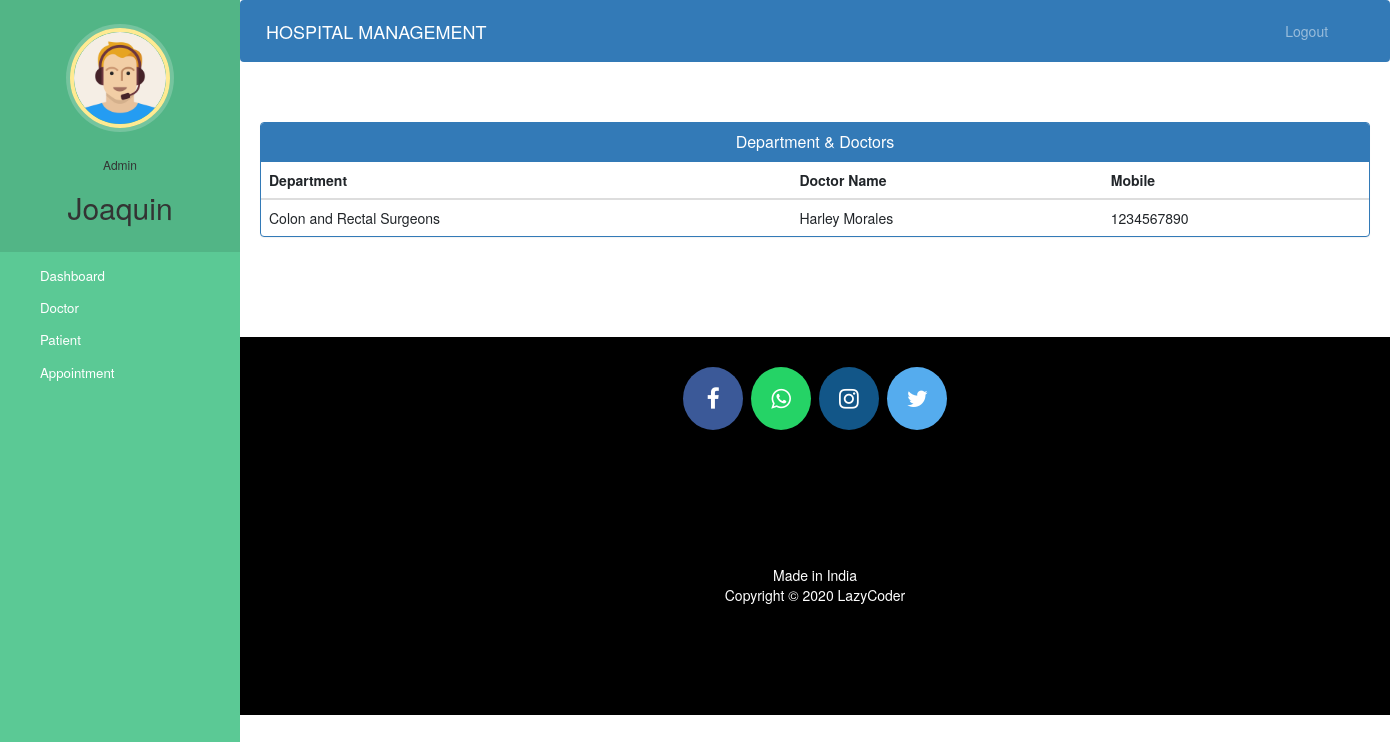
Screenshot of /admin-view-doctor-specialisation (signed in) with the database file from the repository.
### hospital/models.py (models this page shows, shortened)
class Doctor(models.Model):
    user=models.OneToOneField(User,on_delete=models.CASCADE)
    profile_pic= models.ImageField(upload_to='profile_pic/DoctorProfilePic/',null=True,blank=True)
    address = models.CharField(max_length=40)
    mobile = models.CharField(max_length=20,null=True)
    department= models.CharField(max_length=50,choices=departments,default='Cardiologist')
    status=models.BooleanField(default=False)
    @property
    def get_name(self):
        return self.user.first_name+" "+self.user.last_name

### hospital/views.py (the view)
# urls.py: path('admin-view-doctor-specialisation',views.admin_view_doctor_specialisation_view,name='admin-view-doctor-specialisation'),
@login_required(login_url='adminlogin')
@user_passes_test(is_admin)
def admin_view_doctor_specialisation_view(request):
    doctors=models.Doctor.objects.all().filter(status=True)
    return render(request,'hospital/admin_view_doctor_specialisation.html',{'doctors':doctors})

### hospital/views.py (called while the page is built)
def is_admin(user):
    return user.groups.filter(name='ADMIN').exists()

### templates/hospital/admin_view_doctor_Specialisation.html (shortened to what this page needs)
{% extends 'hospital/admin_base.html' %}
{% block content %}
<head>
  <link href="//netdna.bootstrapcdn.com/bootstrap/3.0.0/css/bootstrap.min.css" rel="stylesheet" id="bootstrap-css">
</head>
<div class="container">
  <div class="panel panel-primary">
    <div class="panel-heading">
      <h6 class="panel-title">Department & Doctors</h6>
    </div>
    <table class="table table-hover" id="dev-table">
      <thead>
        <tr>
          <th>Department</th>
          <th>Doctor Name</th>
          <th>Mobile</th>
        </tr>
      </thead>
      {% for d in doctors %}
      <tr>
        <td>{{d.department}}</td>
        <td> {{d.get_name}}</td>
        <td>{{d.mobile}}</td>
      </tr>
      {% endfor %}
    </table>
  </div>
</div>
{% endblock content %}

### templates/hospital/admin_base.html (shortened to what this page needs)
<!DOCTYPE html>
{% load static %}
<html lang="en">
<head>
  <link rel="stylesheet" href="https://stackpath.bootstrapcdn.com/bootstrap/4.3.1/css/bootstrap.min.css">
  <link rel="stylesheet" href="https://maxcdn.bootstrapcdn.com/font-awesome/4.7.0/css/font-awesome.min.css">
  <link rel="stylesheet" href="{% static '/style.css' %}">
</head>
<body>
  <nav class="menu" tabindex="0">
    <header class="avatar">
      <img src="{% static "images/adminpropic.png" %}" />
      <br><br>
      <h6>Admin</h6>
      <h2>{{request.user.first_name}}</h2>
    </header>
    <ul>
      <li tabindex="0" class="icon-dashboard"> <a style="color:white; text-decoration:none;" href="/admin-dashboard"><span>Dashboard</span></a> </li>
      <li tabindex="0" class="icon-customers"> <a style="color:white; text-decoration:none;" href="/admin-doctor"><span>Doctor</span></a></li>
      <li tabindex="0" class="icon-users"> <a style="color:white; text-decoration:none;" href="/admin-patient"><span>Patient</span></a></li>
      <li tabindex="0" class="icon-calendar"> <a style="color:white; text-decoration:none;" href="/admin-appointment"><span>Appointment</span></a></li>
    </ul>
  </nav>
  <main>
    <div class="bs-example">
      <nav class="navbar navbar-expand-md  navbar-dark fixed-top" style="background:#337AB7;">
        <a href="/admin-dashboard" class="navbar-brand">HOSPITAL MANAGEMENT</a>
        <div class="collapse navbar-collapse justify-content-between" id="navbarCollapse">
          <div class="navbar-nav" style=" margin-left: 90%;">
            <a href="/logout" class="nav-item nav-link">Logout</a>
          </div>
        </div>
      </nav>
    </div>
    <br><br>
    {% block content %}
    {% endblock content %}
    <br><br><br><br>
    <footer>
      <p>
        <a id="ftr" href="https://facebook.com/sumit.luv/" class="fa fa-facebook"></a>
        <a id="ftr" href="https://api.whatsapp.com/send?phone=919572181024&text=Hello%20Sumit.%0d%0aHow%20are%20you%20%3f%0d%0aI%20came%20from%20your%20website.&source=&data=#" class="fa fa-whatsapp"></a>
        <a id="ftr" href="https://instagram.com/sumit.luv" class="fa fa-instagram"></a>
        <a id="ftr" href="https://twitter.com/sumitkumar1503" class="fa fa-twitter"></a>
      </p>
      <br>
      <div class="container">
        <div class="row">
          <div class="col-md-12 col-sm-12">
            <div style="color:#ffffff;" class="wow fadeInUp footer-copyright">
              <p>Made in India <br>
                Copyright &copy; 2020 LazyCoder </p>
            </div>
          </div>
        </div>
      </div>
    </footer>
  </main>
</body>
</html>

### static/style.css (style rules this page uses)
body { padding-left: 240px; }
main { position: relative; height: 100vh; }
.menu { background: #5bc995; height: 100vh; width: 240px; position: fixed; top: 0px; left: 0; z-index: 5; outline: none; }
.menu .avatar { background: rgba(0, 0, 0, 0.1); padding: 2em 0.5em; text-align: center; }
.menu .avatar img { width: 100px; border-radius: 50%; overflow: hidden; border: 4px solid #ffea92; box-shadow: 0 0 0 4px rgba(255, 255, 255, 0.2); }
.menu .avatar h2 { font-weight: normal; margin-bottom: 0; }
.menu ul { list-style: none; padding: 0.5em 0; margin: 0; }
.menu ul li { padding: 0.5em 1em 0.5em 3em; font-size: 0.95em; font-weight: regular; background-repeat: no-repeat; background-position: left 15px center; background-size: auto 20px; transition: all 0.15s linear; cursor: pointer; }
.menu ul li.icon-dashboard { background-image: url("http://www.entypo.com/images//gauge.svg"); }
.menu ul li.icon-customers { background-image: url("http://www.entypo.com/images//briefcase.svg"); }
.menu ul li.icon-users { background-image: url("http://www.entypo.com/images//users.svg"); }
.menu ul li.icon-calendar { background-image: url("http://www.entypo.com/images//calendar.svg"); }

### templates/hospital/admin_base.html (style rules this page uses)
a:link { text-decoration: none; }
a { color: white; }
footer { padding: 0px 0px 0px 0px; background-color: black; margin: 0px; }
#ftr { padding: 20px; }
.fa { font-size: 23px; width: 60px; text-align: center; text-decoration: none; margin: 5px 2px; border-radius: 50%; }
.fa-facebook { background: #3B5998; color: white; margin-top: 30px; }
.fa-whatsapp { background: #25d366; color: white; }
.fa-twitter { background: #55ACEE; color: white; }
.fa-instagram { background: #125688; color: white; }
p { text-align: center; }
body { padding-left: 240px; }
main { position: relative; height: 100vh; }
.menu { background: #5bc995; height: 100vh; width: 240px; position: fixed; top: 0px; left: 0; z-index: 5; outline: none; }
.menu .avatar { background: rgba(0, 0, 0, 0.1); padding: 2em 0.5em; text-align: center; }
.menu .avatar img { width: 100px; border-radius: 50%; overflow: hidden; border: 4px solid #ffea92; box-shadow: 0 0 0 4px rgba(255, 255, 255, 0.2); }
.menu .avatar h2 { font-weight: normal; margin-bottom: 0; }
.menu ul { list-style: none; padding: 0.5em 0; margin: 0; }
.menu ul li { padding: 0.5em 1em 0.5em 3em; font-size: 0.95em; font-weight: regular; background-repeat: no-repeat; background-position: left 15px center; background-size: auto 20px; transition: all 0.15s linear; cursor: pointer; }
.menu ul li.icon-dashboard { background-image: url("http://www.entypo.com/images//gauge.svg"); }
.menu ul li.icon-customers { background-image: url("http://www.entypo.com/images//briefcase.svg"); }
.menu ul li.icon-users { background-image: url("http://www.entypo.com/images//users.svg"); }
.menu ul li.icon-calendar { background-image: url("http://www.entypo.com/images//calendar.svg"); }

### templates/hospital/admin_view_doctor_Specialisation.html (style rules this page uses)
a:link { text-decoration: none; }
h6 { text-align: center; }
.row { margin: 100px; }

### rows the page displays
Doctor: department "Colon and Rectal Surgeons", get_name "Harley Morales", mobile "1234567890"

### other values shown
{{ request.user.first_name }} "Joaquin"
